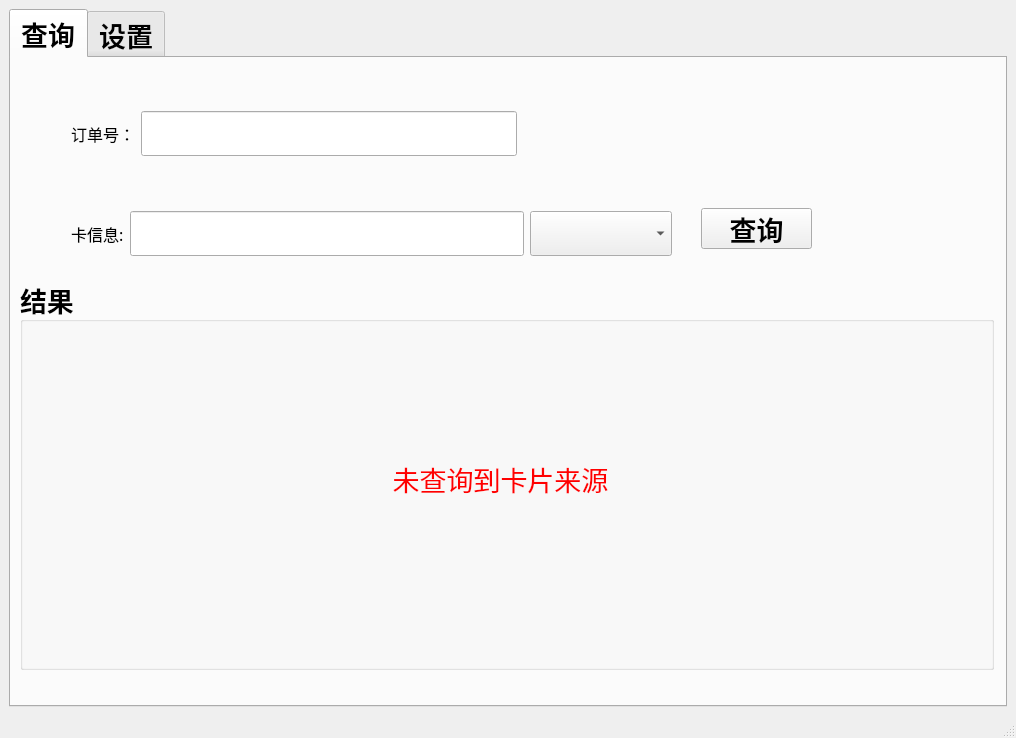
<?xml version="1.0" encoding="UTF-8"?>
<ui version="4.0">
 <class>MainWindow</class>
 <widget class="QMainWindow" name="MainWindow">
  <property name="geometry">
   <rect>
    <x>0</x>
    <y>0</y>
    <width>1016</width>
    <height>738</height>
   </rect>
  </property>
  <property name="windowTitle">
   <string>MainWindow</string>
  </property>
  <widget class="QWidget" name="centralwidget">
   <layout class="QHBoxLayout" name="horizontalLayout_3">
    <item>
     <widget class="QTabWidget" name="tabWidget">
      <property name="font">
       <font>
        <family>微软雅黑</family>
        <pointsize>20</pointsize>
        <weight>75</weight>
        <bold>true</bold>
       </font>
      </property>
      <property name="currentIndex">
       <number>0</number>
      </property>
      <widget class="QWidget" name="find_tab">
       <attribute name="title">
        <string>查询</string>
       </attribute>
       <widget class="QGroupBox" name="groupBox_2">
        <property name="geometry">
         <rect>
          <x>9</x>
          <y>221</y>
          <width>974</width>
          <height>391</height>
         </rect>
        </property>
        <property name="font">
         <font>
          <family>微软雅黑</family>
          <pointsize>20</pointsize>
          <weight>75</weight>
          <bold>true</bold>
         </font>
        </property>
        <property name="title">
         <string>结果</string>
        </property>
        <widget class="QLabel" name="label_2">
         <property name="geometry">
          <rect>
           <x>330</x>
           <y>160</y>
           <width>301</width>
           <height>81</height>
          </rect>
         </property>
         <property name="font">
          <font>
           <family>微软雅黑</family>
           <pointsize>20</pointsize>
           <weight>50</weight>
           <bold>false</bold>
          </font>
         </property>
         <property name="lineWidth">
          <number>1</number>
         </property>
         <property name="text">
          <string>&lt;html&gt;&lt;head/&gt;&lt;body&gt;&lt;p&gt;&lt;span style=&quot; color:#ff0000;&quot;&gt;未查询到卡片来源&lt;/span&gt;&lt;/p&gt;&lt;/body&gt;&lt;/html&gt;</string>
         </property>
         <property name="alignment">
          <set>Qt::AlignCenter</set>
         </property>
        </widget>
       </widget>
       <widget class="QWidget" name="layoutWidget">
        <property name="geometry">
         <rect>
          <x>60</x>
          <y>50</y>
          <width>446</width>
          <height>51</height>
         </rect>
        </property>
        <layout class="QHBoxLayout" name="horizontalLayout_2">
         <item>
          <widget class="QLabel" name="label_3">
           <property name="font">
            <font>
             <family>微软雅黑</family>
             <pointsize>12</pointsize>
             <weight>50</weight>
             <bold>false</bold>
            </font>
           </property>
           <property name="text">
            <string>订单号：</string>
           </property>
          </widget>
         </item>
         <item>
          <widget class="QLineEdit" name="order_id_line"/>
         </item>
        </layout>
       </widget>
       <widget class="QWidget" name="layoutWidget">
        <property name="geometry">
         <rect>
          <x>60</x>
          <y>150</y>
          <width>601</width>
          <height>51</height>
         </rect>
        </property>
        <layout class="QHBoxLayout" name="horizontalLayout">
         <item>
          <widget class="QLabel" name="label">
           <property name="font">
            <font>
             <family>微软雅黑</family>
             <pointsize>12</pointsize>
             <weight>50</weight>
             <bold>false</bold>
            </font>
           </property>
           <property name="text">
            <string>卡信息:</string>
           </property>
          </widget>
         </item>
         <item>
          <widget class="QLineEdit" name="card_info_line"/>
         </item>
         <item>
          <widget class="QComboBox" name="type_box"/>
         </item>
        </layout>
       </widget>
       <widget class="QPushButton" name="query_btn">
        <property name="geometry">
         <rect>
          <x>690</x>
          <y>150</y>
          <width>111</width>
          <height>41</height>
         </rect>
        </property>
        <property name="text">
         <string>查询</string>
        </property>
       </widget>
      </widget>
      <widget class="QWidget" name="setting_tab">
       <attribute name="title">
        <string>设置</string>
       </attribute>
      </widget>
     </widget>
    </item>
   </layout>
  </widget>
  <widget class="QMenuBar" name="menubar">
   <property name="geometry">
    <rect>
     <x>0</x>
     <y>0</y>
     <width>1016</width>
     <height>22</height>
    </rect>
   </property>
  </widget>
  <widget class="QStatusBar" name="statusbar"/>
 </widget>
 <resources/>
 <connections/>
</ui>
